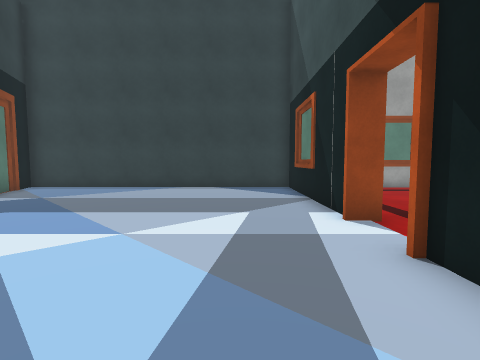
[1] (above)

12 first-person views from a walk through a Unity game level. The camera is 1.2 m above the floor, tilts 4° down and sees 85° across. Doors are open. The floor is counted in squares, 1 m on a side. Each view is taken from the middle of a square. On the plan, view 1 faces up. The plan holds only what a view shows up to about 12 squares ahead; the rest is blank. The place goes on beyond the plan. The player character is not drawn. Some surface patterns are stand-ins.

[2]
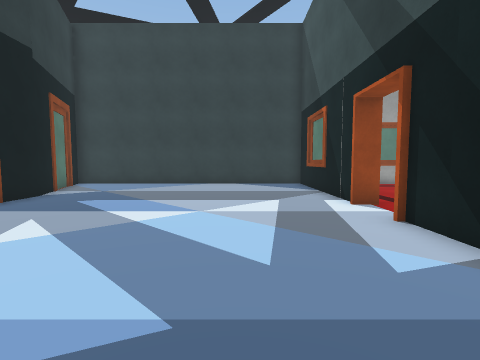

[3]
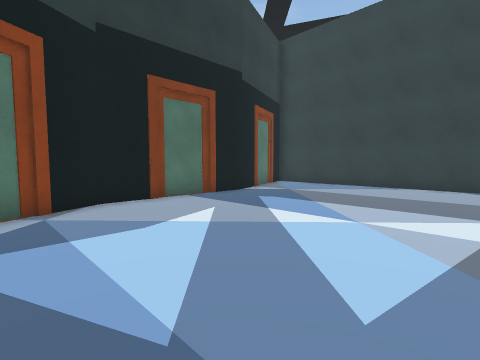

[4]
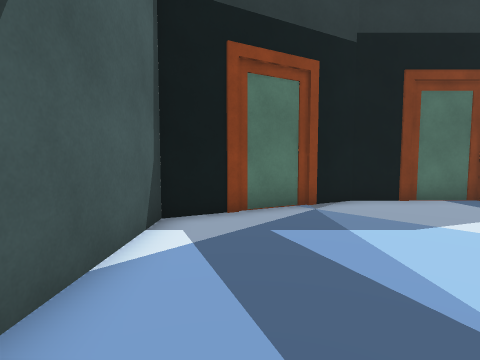

[5]
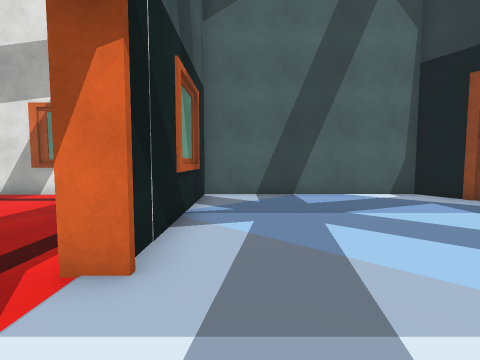

[6]
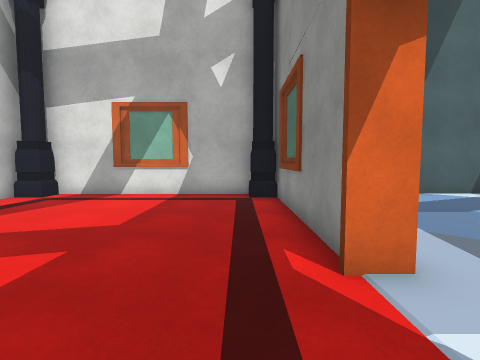

[7]
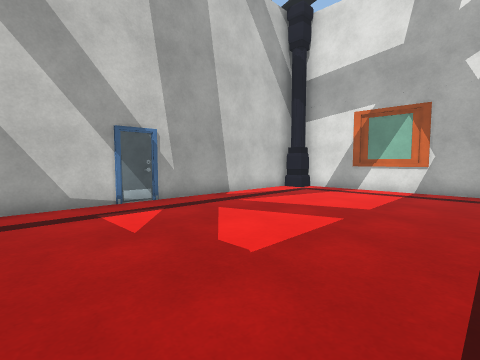

[8]
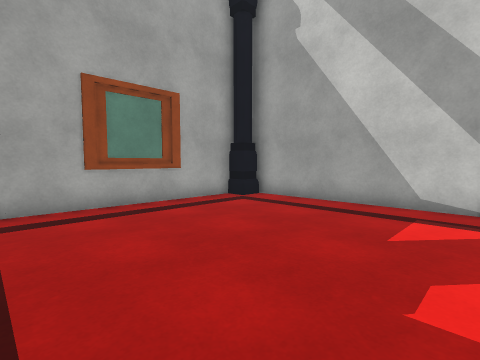

[9]
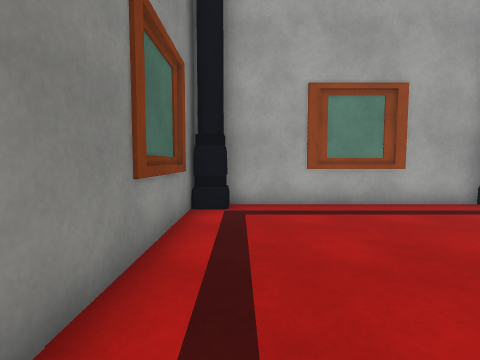

[10]
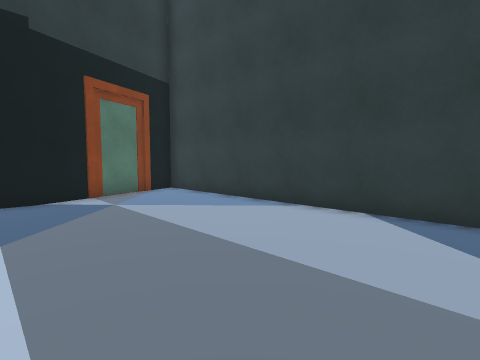

[11]
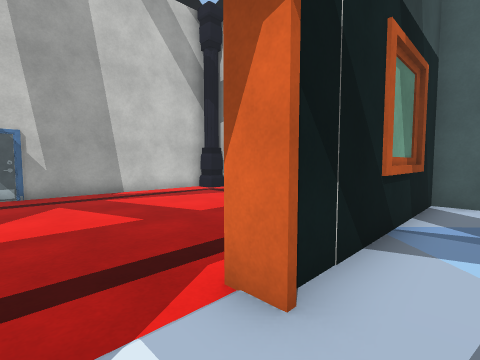

[12]
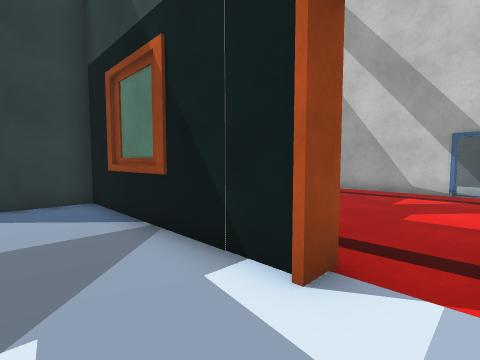

### Floor plan
Points are (right, up) in squares from view 1. A wall is a line through its corners. A room is listed if a view was taken in it or the views show most of it. See-through windows are left out.
Room 1 (views 1, 2, 3, 4, 5, 10, 11, 12)
walls: (2.3, 5.3) (2.3, 12.3) (-9.9, 12.3) (-8, 7) (-8, 1.4) (-5.5, -3.7) (2.3, -3.7) (2.3, 3.3)
ways out: open door at (2.5, 4.5) to room 2
Room 2 (views 6, 7, 8, 9)
walls: (2.7, 2.9) (2.7, -2.8); (11.6, 11.6) (10.7, 11.6) (10.7, 12.3) (3.6, 12.3) (3.6, 11.6) (2.8, 11.6); (2.7, 12.3) (2.7, 6.3); (11.7, -3.1) (11.7, 11.9); (3.5, -3.7) (10.7, -3.7) (10.7, -2.8) (11.6, -2.8)
ways out: open door at (2.5, 4.5) to room 1

Positions as (right, up) in squares from view 1, and headings:
1: (0, 0), facing up
2: (-1, -2), facing up
3: (0, -1), facing up-left
4: (0, -2), facing left
5: (1, 6), facing down
6: (4, 6), facing down
7: (4, 8), facing down-right
8: (4, 5), facing up-right
9: (4, 5), facing up
10: (1, 6), facing up-left
11: (1, 5), facing down-right
12: (0, 4), facing up-right
